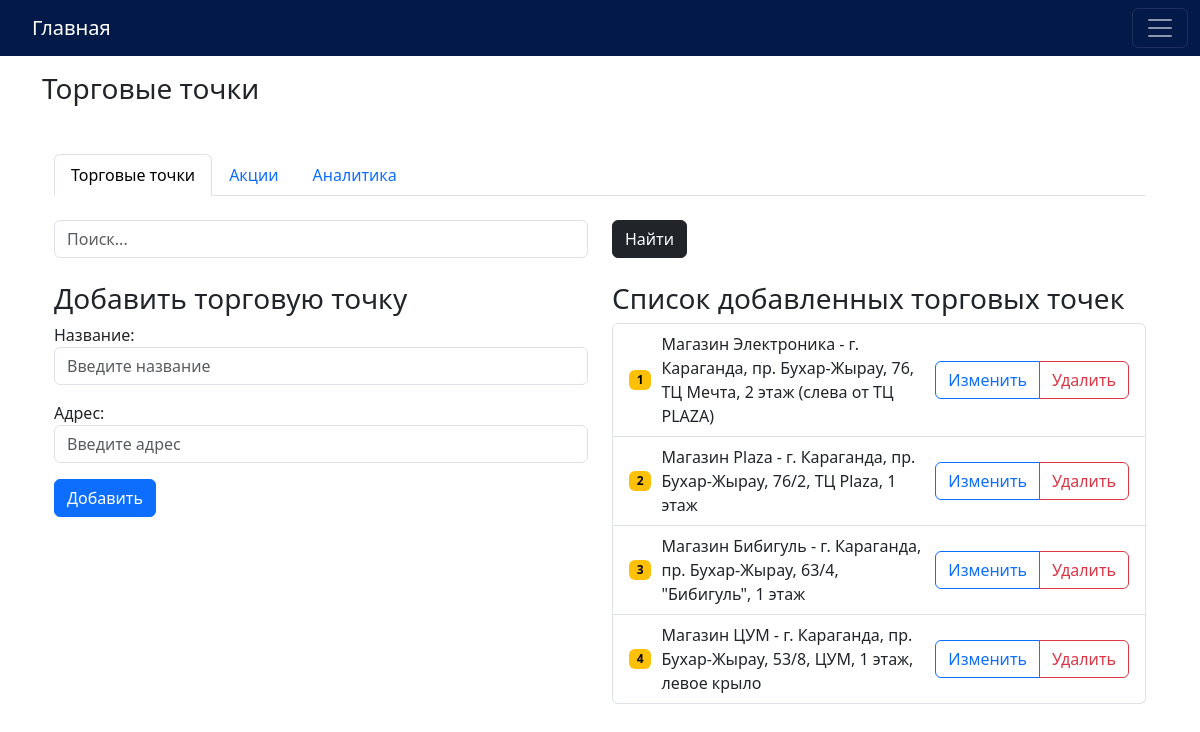
/store/, run on the app's committed database.
### mysite/models.py (models this page shows, shortened)
class Store(models.Model):
    name = models.CharField(max_length=100, verbose_name='Название')
    address = models.CharField(max_length=255, verbose_name='Адрес')
    class Meta:
        verbose_name_plural = "Торговые точки"

### mysite/views.py (the view)
# urls.py: path('store/', store, name='store'),
def store(request):
    stores = Store.objects.all()
    form = StoreForm()
    if request.method == 'POST':
        form = StoreForm(request.POST)
        if form.is_valid():
            form.save()
            return redirect('store')
    context = {'stores': stores, 'form': form}
    return render(request, 'store.html', context)

### mysite/forms.py
class StoreForm(forms.ModelForm):
    class Meta:
        model = Store
        fields = ['name', 'address']
        widgets = {
            'name': forms.TextInput(attrs={'class': 'form-control', 'placeholder': 'Введите название'}),
            'address': forms.TextInput(attrs={'class': 'form-control', 'placeholder': 'Введите адрес'}),
        }

### mysite/templates/store.html (shortened to what this page needs)
{% extends 'side-menu.html' %}
{% load static %}
{% block content %}
<br>
<br>
<br>
<h3>Торговые точки</h3>
<div class="container mt-5">
    <ul class="nav nav-tabs mb-4">
        <li class="nav-item">
            <a class="nav-link active" href="#">Торговые точки</a>
        </li>
        <li class="nav-item">
            <a class="nav-link" href="{% url 'promotions' %}">Акции</a>
        </li>
        <li class="nav-item">
            <a class="nav-link" href="{% url 'dashboard' %}">Аналитика</a>
        </li>
    </ul>
    <div class="row mb-4">
        <div class="col-md-6">
            <input type="text" class="form-control" placeholder="Поиск...">
        </div>
        <div class="col-md-1">
            <a class="btn btn-dark">Найти</a>
        </div>
    </div>
    <div class="row">
        <div class="col-md-6">
            <h3>Добавить торговую точку</h3>
            <form method="post">
                {{ form.as_p }}
                <button type="submit" class="btn btn-primary">Добавить</button>
            </form>
        </div>
        <div class="col-md-6">
            <h3>Список добавленных торговых точек</h3>
            <ul class="list-group">
                {% for store in stores %}
                <li class="list-group-item d-flex justify-content-between align-items-center">
                    <span class="badge text-bg-warning mr-3" style="margin-right: 10px;">{{ forloop.counter }}</span>
                    <span style="flex-grow: 1; margin-right: 10px;">{{ store.name }} - {{ store.address }}</span>
                    <div class="btn-group" role="group" aria-label="Basic example">
                        <a class="btn btn-outline-primary" href="{% url 'store_edit' store.pk %}">Изменить</a>
                        <a class="btn btn-outline-danger" href="{% url 'delete_store' store.pk %}">Удалить</a>
                    </div>
                </li>
                {% endfor %}
            </ul>
        </div>
    </div>
</div>
{% endblock %}

### mysite/templates/side-menu.html (shortened to what this page needs)
{% load static %}
<!DOCTYPE html>
<html lang="ru">
<head>
    <link href="https://cdn.jsdelivr.net/npm/bootstrap@5.3.3/dist/css/bootstrap.min.css" rel="stylesheet">
    <link rel="stylesheet" href="https://cdnjs.cloudflare.com/ajax/libs/font-awesome/5.15.4/css/all.min.css">
    <link rel="stylesheet" href="https://cdnjs.cloudflare.com/ajax/libs/bootstrap-datepicker/1.9.0/css/bootstrap-datepicker.min.css">
    <link rel="stylesheet" href="https://cdnjs.cloudflare.com/ajax/libs/bootstrap-timepicker/0.5.2/css/bootstrap-timepicker.min.css">
</head>
<body>
    <nav class="navbar navbar-dark fixed-top" style="background-color: #031947">
        <div class="container-fluid">
          <a class="navbar-brand" href="{% url 'index' %}" style="padding-left: 20px;">Главная</a>
          <button class="navbar-toggler" type="button" data-bs-toggle="offcanvas" data-bs-target="#offcanvasDarkNavbar" aria-controls="offcanvasDarkNavbar" aria-label="Toggle navigation">
            <span class="navbar-toggler-icon"></span>
          </button>
        </div>
      </nav>
      <div class="container">
      {% block content %}
      {% endblock %}
      </div>
</body>
</html>

### data on the page
Store: name "Магазин Электроника", address "г. Караганда, пр. Бухар-Жырау, 76, ТЦ Мечта, 2 этаж (слева от ТЦ PLAZA)"
Store: name "Магазин Plaza", address "г. Караганда, пр. Бухар-Жырау, 76/2, ТЦ Plaza, 1 этаж"
Store: name "Магазин Бибигуль", address "г. Караганда, пр. Бухар-Жырау, 63/4, \"Бибигуль\", 1 этаж"
Store: name "Магазин ЦУМ", address "г. Караганда, пр. Бухар-Жырау, 53/8, ЦУМ, 1 этаж, левое крыло"
